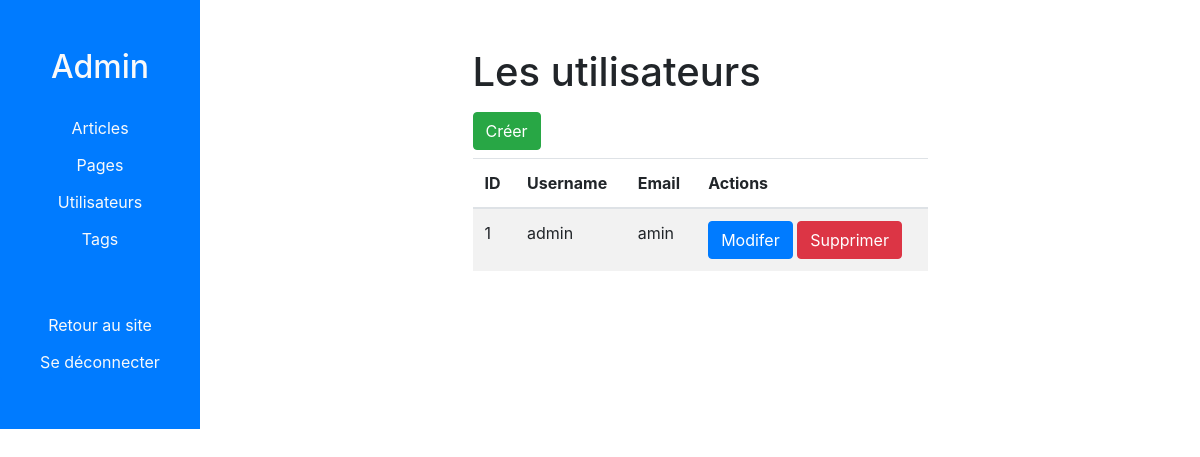
/admin/users (signed in), run on an earlier commit of the app's database.
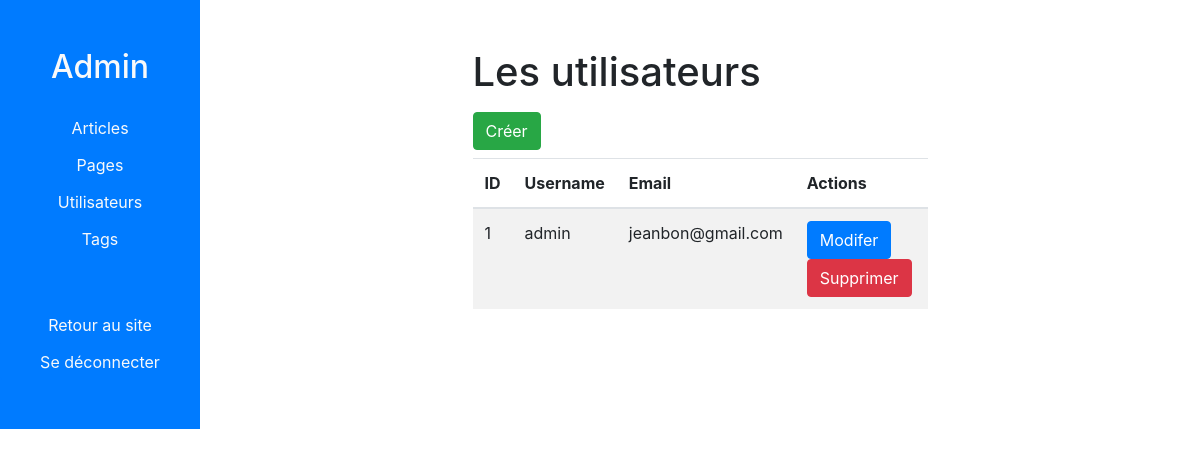
And on a later commit of the database.
### views.py (models this page shows, shortened)
class User(UserMixin, db.Model):
    id = db.Column(db.Integer, primary_key=True)
    username = db.Column(db.String(50), unique=True, nullable=False)
    email = db.Column(db.String(80), unique=True, nullable=False)
    password = db.Column(db.String(80), nullable=False)

### views.py (the view)
@app.route('/admin/users')
@login_required
def admin_users():
    users = User.query.all()
    return render_template('admin-users.html', users=users)

### views.py (called while the page is built)
@login_manager.user_loader
def load_user(user_id):
    return User.query.get(user_id)

@app.context_processor
def inject_pages():
    pages = Page.query.filter_by(published=True)
    return {'site_pages': pages}

### templates/admin-users.html (shortened to what this page needs)
{% extends 'admin.html' %}
{% block admin_content %}
    <div class="col-md-8 col-lg-6 mx-auto">
        <h1 class="mt-5">Les utilisateurs</h1>
        <a class="btn btn-success my-2" href="{{ url_for('admin_users_create') }}">Créer</a>
        <table class="table table-striped">
            <thead>
                <tr>
                    <th>ID</th>
                    <th>Username</th>
                    <th>Email</th>
                    <th>Actions</th>
                </tr>
            </thead>
            <tbody>
                {% for user in users %}
                <tr>
                    <td>{{ user.id }}</td>
                    <td>{{ user.username }}</td>
                    <td>{{ user.email }}</td>
                    <td>
                        <a class="btn btn-primary" href="{{ url_for('admin_users_edit', user_id=user.id) }}">
                            Modifer
                        </a>
                        <form action="{{ url_for('admin_users_delete', user_id=user.id) }}" method="POST" class="d-inline">
                            <input type="submit" class="btn btn-danger" value="Supprimer">
                        </form>
                    </td>
                </tr>
                {% endfor %}
            </tbody>
        </table>
    </div>
{% endblock %}

What changed in the data, as far as the page shows it:
changed User "admin": email "amin" → "jeanbon@gmail.com"
